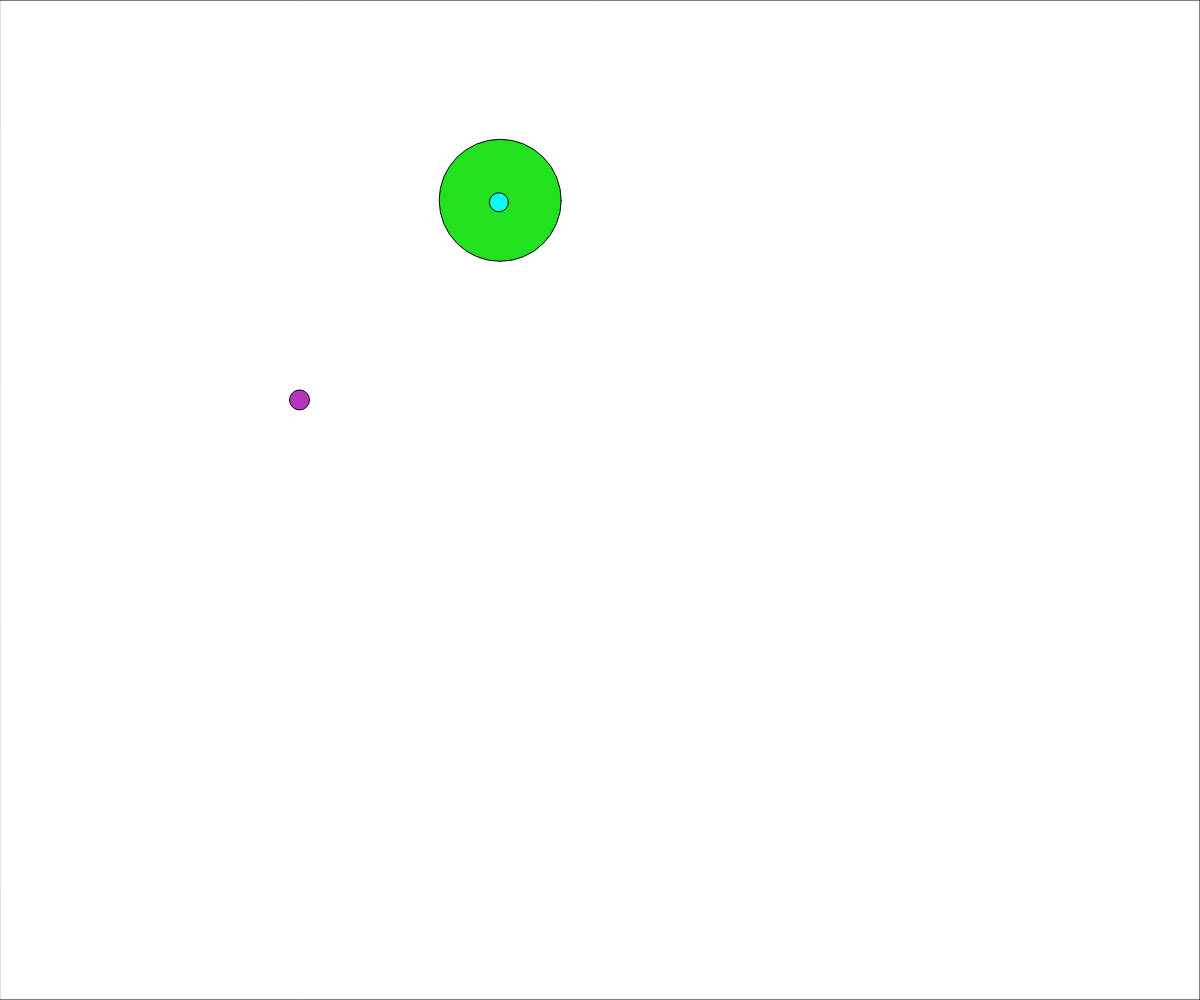
Frame 1 (no input)
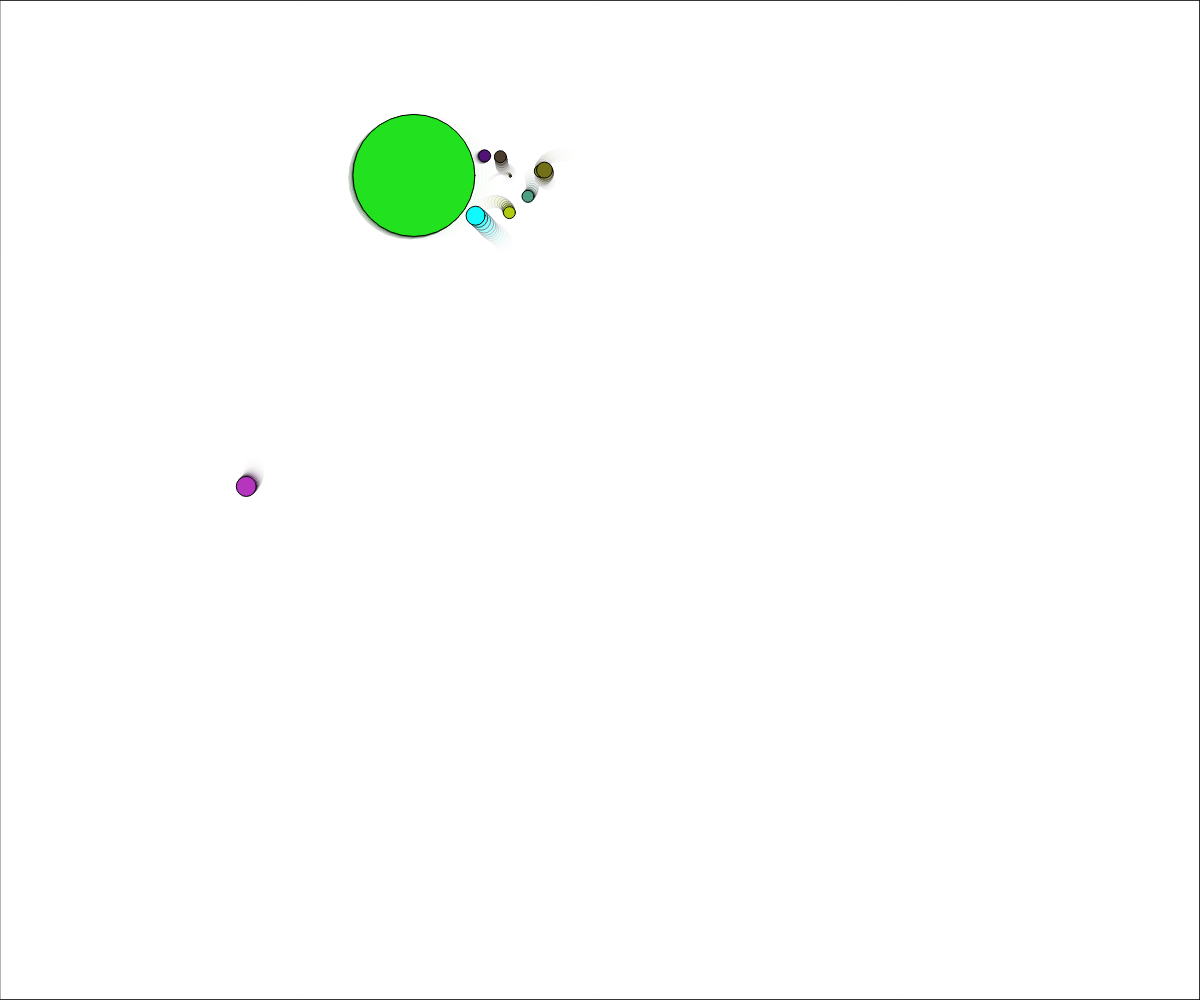
Frame 60 (no input)
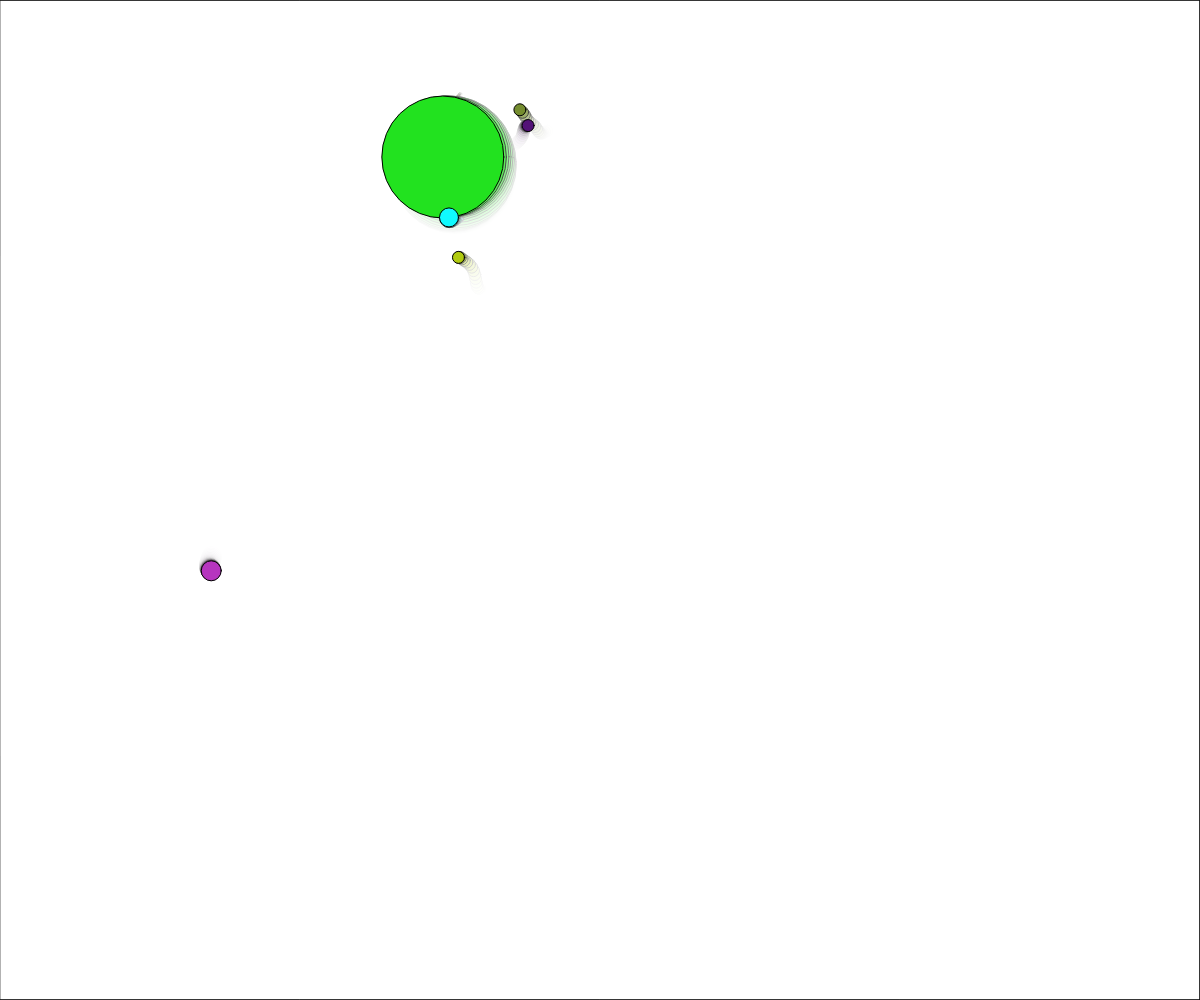
Frame 120 (the mouse pressed at the canvas centre since frame 60)

The p5.js sketch that drew these frames (run headless with seeded random() and noise() and a simulated clock; from frame 60 on, the mouse is pressed at the canvas centre):

// p5.js sketch
// ── sketch.js
// Objects and Noise
// Mr. Scott
// Sept 26, 2025

let ball, ball2, ball3, ball4, ball5, ball6, ball7, ball8, ball9, ball0;

function setup() {
  createCanvas(windowWidth, windowHeight);
  ball = {   //object notation. Inside the brackets
    //set up a bunch of 
    //property:value   pairs
    x: 300, y: 400, size: 20,
    c: color(random(255), random(255), random(255)),
    timeX: random(100), timeY: random(100),
    timeOff: 0.02
  };

  ball2 = {
    x: 500, y: 200, size: 12,
    c: color(random(255), random(255), random(255)),
    timeX: random(100), timeY: random(100),
    timeOff: 0.08
  }
  ball3 = {
    x: 500, y: 200, size: 12,
    c: color(random(255), random(255), random(255)),
    timeX: random(100), timeY: random(100),
    timeOff: 0.08
  } 
  ball4 = {
    x: 500, y: 200, size: 2,
    c: color(random(255), random(255), random(255)),
    timeX: random(100), timeY: random(100),
    timeOff: 0.08
  } 
  ball5 = {
    x: 500, y: 200, size: 12,
    c: color(random(255), random(255), random(255)),
    timeX: random(100), timeY: random(100),
    timeOff: 0.08
  } 
  ball6 = {
    x: 500, y: 200, size: 12,
    c: color(random(255), random(255), random(255)),
    timeX: random(100), timeY: random(100),
    timeOff: 0.08
  } 
  ball7 = {
    x: 500, y: 200, size: 16,
    c: color(random(255), random(255), random(255)),
    timeX: random(100), timeY: random(100),
    timeOff: 0.08
  }
  ball8 = {
    x: 500, y: 200, size: 12,
    c: color(random(255), random(255), random(255)),
    timeX: random(100), timeY: random(100),
    timeOff: 0.08
  } 
  ball9 = {
    x: 500, y: 200, size: 122,
    c: color(random(255), random(255), random(255)),
    timeX: random(100), timeY: random(100),
    timeOff: 0.08
  } 
  ball0 = {
    x: 500, y: 200, size: 19,
    c: color(random(255), random(255), random(255)),
    timeX: random(100), timeY: random(100),
    timeOff: 0.08
  }







}

function draw() {
  //TRICK#1 //background(220);
  //TRICK#2 → clear background with semi-transparent box
  fill(255, 70); //0-255   opacity: 4%
  rect(0, 0, width, height);
  moveBall(ball);
  moveBall(ball2);
  moveBall(ball3);
  moveBall(ball4);
  moveBall(ball5);
  moveBall(ball6);
  moveBall(ball7);
  moveBall(ball8);
  moveBall(ball9);
  moveBall(ball0);

}

function moveBall(b) {
  //b → Ball type object
  //update position and draw provided ball

  //generate random position change (x and y)
  let dx = noise(b.timeX); //0-1
  dx = map(dx, 0, 1, -5, 5);
  let dy = noise(b.timeY);
  dy = map(dy, 0, 1, -5, 5);

  //advance our noise graph "cursors"
  b.timeX += b.timeOff; b.timeY += b.timeOff;

  b.x += dx; b.y += dy;

  //handle any "wrap-arounds" necessary
  if (b.x < 0) b.x += width;
  else if (b.x > width) b.x -= width;

  if (b.y < 0) b.y += height;
  else if (b.y > height) b.y -= height;

  //render the circle
  fill(b.c);
  circle(b.x, b.y, b.size);
}
